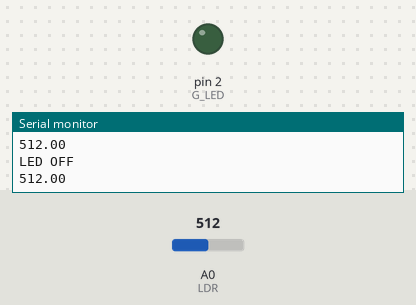
Bench run of a sketch on a simulated Arduino Uno, built with avr-gcc and run on an emulated ATmega328P. Parts: output pins drawn as LEDs (lit = HIGH), the last lines printed to the serial monitor. Inputs (shaded band) come from the test bench; at power-on: A0 (LDR) = 512.

Above: at 1.8 s.
1.9 s: A0 (LDR) set to 590
3.4 s: A0 (LDR) set to 614
At 4.6 s:
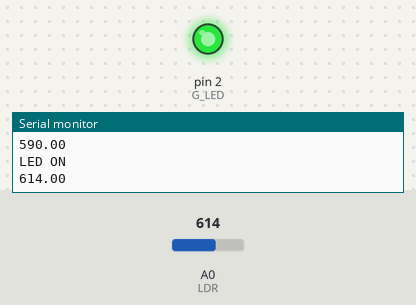
5.5 s: A0 (LDR) set to 511
At 7.2 s:
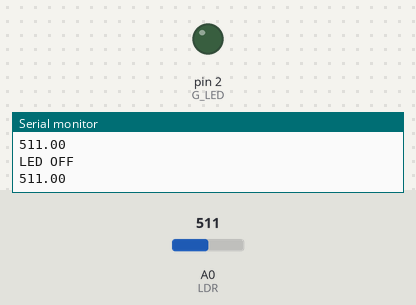
7.5 s: A0 (LDR) set to 610
At 9.0 s:
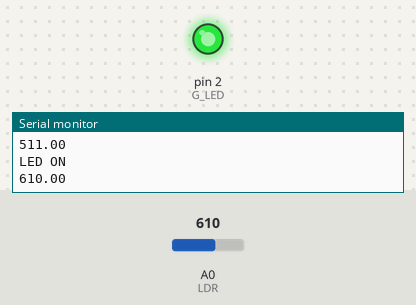
Timing chart, 0 to 10.5 s (numbered marks = the images above; inputs shaded):
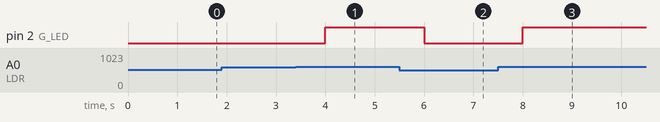

Measured:
- the behaviour switches between 599 and 600 on A0 (LDR) (found by bisection; images 0 and 1)
- after the input at 3.4 s, pin 2 (G_LED): LOW → HIGH after 0.60 s
- after the input at 5.5 s, pin 2 (G_LED): HIGH → LOW after 0.50 s
- after the input at 7.5 s, pin 2 (G_LED): LOW → HIGH after 0.51 s

The sketch:

luminosidad.ino
```cpp
#define LDR A0
#define G_LED 2
float ldrInput;

void setup() {
  Serial.begin(9600);
  pinMode(G_LED, OUTPUT);
}

void loop() {
  ldrInput = analogRead(LDR);

  if(ldrInput >= 600) {
    digitalWrite(G_LED, HIGH);
    Serial.println("LED ON");
    Serial.println(ldrInput);
  }else {
    digitalWrite(G_LED, LOW);
    Serial.println("LED OFF");
    Serial.println(ldrInput);
  }
  delay(1000);
}
```
